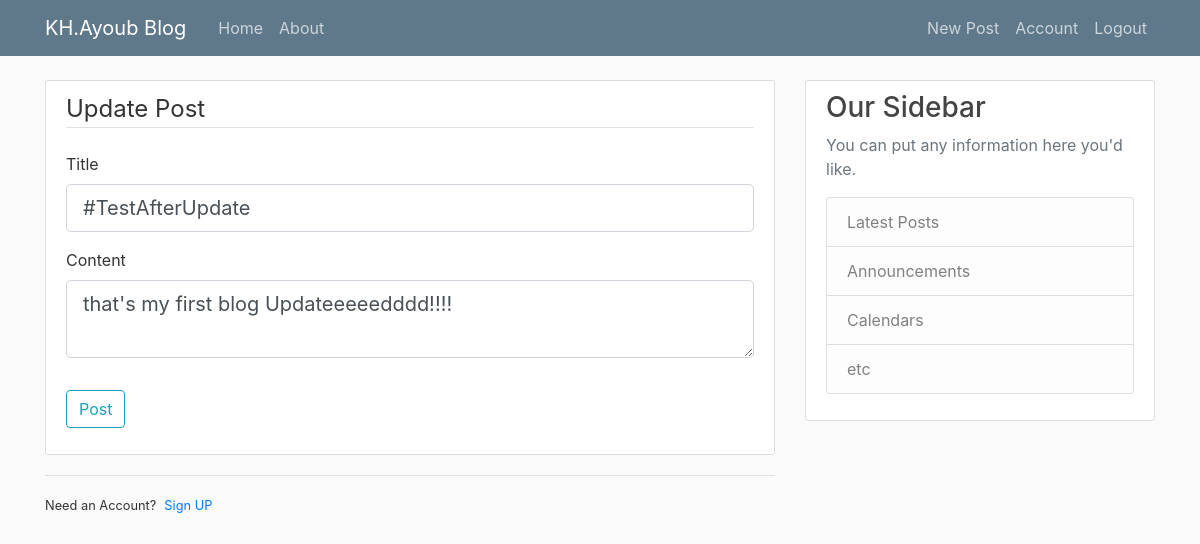
/new/1/update (signed in), run on the app's committed database.
### flaskblog/models.py (models this page shows, shortened)
class Post(db.Model):
	id = db.Column(db.Integer, primary_key=True)
	title = db.Column(db.String(100), nullable=False)
	date_posted = db.Column(db.DateTime, default=datetime.utcnow,nullable=False)
	content = db.Column(db.Text, nullable=False)
	user_id = db.Column(db.Integer, db.ForeignKey('user.id'), nullable=False) #relationship to User Model

### flaskblog/routes.py (the view)
@app.route('/new/<int:post_id>/update',methods=['GET','POST'])
@login_required
def update_post(post_id):
	post = Post.query.get_or_404(post_id)
	if post.author != current_user:
		abort(403)
	form = PostForm()
	if form.validate_on_submit():
		post.title = form.title.data
		post.content = form.content.data
		db.session.commit()
		flash('Your post has been updated!','success')
		return redirect(url_for('post',post_id=post.id))
	elif request.method == 'GET':
		form.title.data = post.title
		form.content.data = post.content
	return render_template('new_post.html',title='Update Post',form=form, legend='Update Post')

### flaskblog/Forms.py
class PostForm(FlaskForm):
	title = StringField('Title',validators=[DataRequired()])
	content = TextAreaField('Content',validators=[DataRequired()])
	submit = SubmitField('Post')

### flaskblog/models.py (called while the page is built)
@login_manager.user_loader
def load_user(user_id):
	return User.query.get(int(user_id))

### flaskblog/templates/new_post.html (shortened to what this page needs)
{% extends "layout.html" %}
{% block content %}
	<div class="content-section">
		<form method="POST" action="">
			<fieldset class="form-group">
				<legend class="border-bottom mb-4"> {{ legend }}</legend>
				<div class="form-group">
					{{ form.title.label(class="form-control-label") }}
					{% if form.title.errors %}
						{{ form.title(class="form-control form-control-lg is-invalid") }}
						<div class="invalid-feedback">
							{% for error in form.title.errors %}
							<span>{{ error }}</span>
							{% endfor %}
						</div>
					{% else %}
						{{ form.title(class="form-control form-control-lg") }}
					{% endif %}
				</div>
				<div class="form-group">
					{{ form.content.label(class="form-control-label") }}
					{% if form.content.errors %}
						{{ form.content(class="form-control form-control-lg is-invalid") }}
						<div class="invalid-feedback">
							{% for error in form.content.errors %}
							<span>{{ error }}</span>
							{% endfor %}
						</div>
					{% else %}
						{{ form.content(class="form-control form-control-lg") }}
					{% endif %}
				</div>
			</fieldset>
			<div class="form-group">
				{{ form.submit(class="btn btn-outline-info") }}
			</div>
		</form>
	</div>
	<div class="border-top pt-3">
		<small>
			Need an Account?<a class="ml-2" href="{{url_for('register')}}">Sign UP</a>
		</small>
	</div>
{% endblock content %}

### flaskblog/static/main.css (style rules this page uses)
body { background: #fafafa; color: #333333; margin-top: 5rem; }
.content-section { background: #ffffff; padding: 10px 20px; border: 1px solid #dddddd; border-radius: 3px; margin-bottom: 20px; }

### data on the page
Post: title "#TestAfterUpdate", content "that's my first blog Updateeeeedddd!!!!"

### other printed values
{{ legend }} "Update Post"
